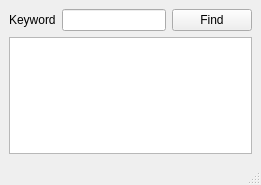
<?xml version="1.0" encoding="UTF-8"?>
<ui version="4.0">
 <class>TextFinder</class>
 <widget class="QMainWindow" name="TextFinder">
  <property name="geometry">
   <rect>
    <x>0</x>
    <y>0</y>
    <width>261</width>
    <height>185</height>
   </rect>
  </property>
  <property name="windowTitle">
   <string>MainWindow</string>
  </property>
  <widget class="QWidget" name="centralwidget">
   <layout class="QVBoxLayout" name="verticalLayout">
    <item>
     <layout class="QHBoxLayout" name="horizontalLayout">
      <item>
       <widget class="QLabel" name="label">
        <property name="text">
         <string>Keyword</string>
        </property>
       </widget>
      </item>
      <item>
       <widget class="QLineEdit" name="lineEdit"/>
      </item>
      <item>
       <widget class="QPushButton" name="findButton">
        <property name="text">
         <string>Find</string>
        </property>
       </widget>
      </item>
     </layout>
    </item>
    <item>
     <widget class="QTextEdit" name="textEdit"/>
    </item>
   </layout>
  </widget>
  <widget class="QMenuBar" name="menubar">
   <property name="geometry">
    <rect>
     <x>0</x>
     <y>0</y>
     <width>261</width>
     <height>21</height>
    </rect>
   </property>
  </widget>
  <widget class="QStatusBar" name="statusbar"/>
 </widget>
 <resources/>
 <connections/>
</ui>
